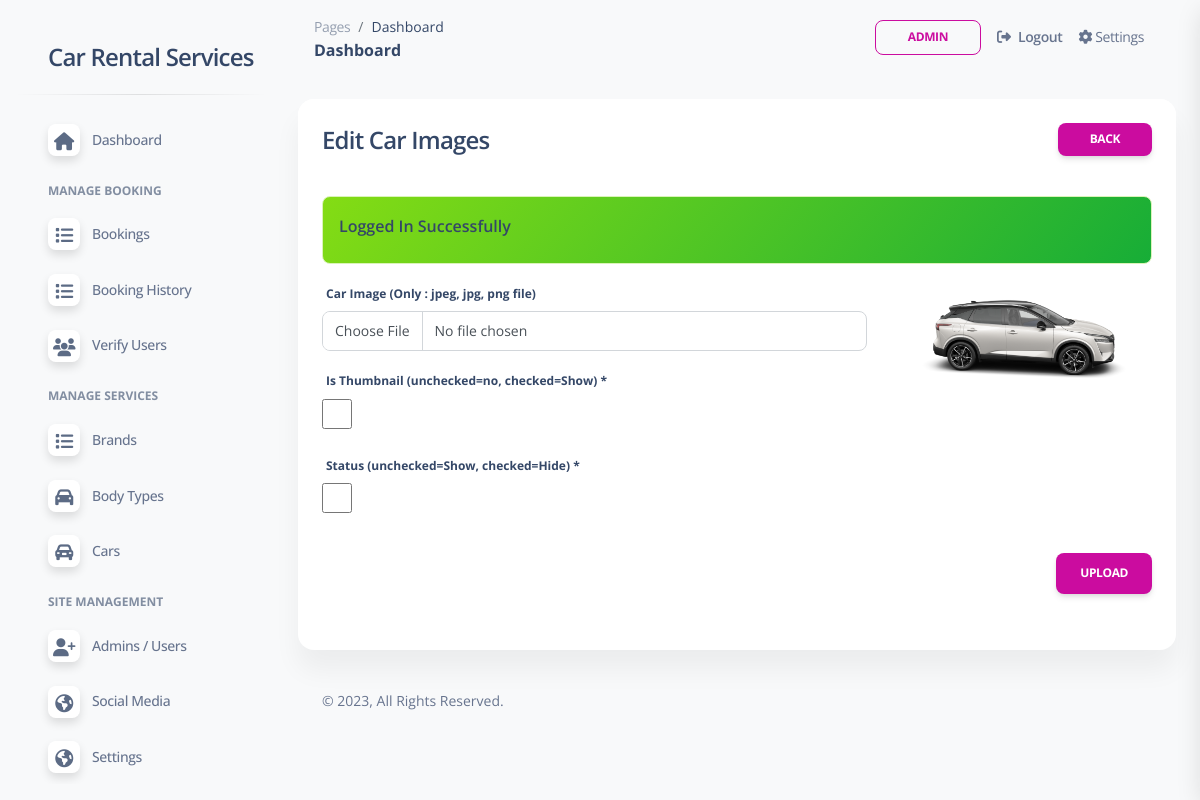
The page /admin/car-images-edit.php?id=9 (signed in) on the database its author committed.
### tables this page shows
CREATE TABLE `web_settings` (
  `id` int(11) UNSIGNED NOT NULL,
  `title` varchar(255) NOT NULL,
  `url` varchar(255) DEFAULT NULL,
  `description` varchar(1000) DEFAULT NULL,
  `logo` varchar(100) DEFAULT NULL,
  `address` varchar(500) DEFAULT NULL,
  `email1` varchar(100) DEFAULT NULL,
  `email2` varchar(100) DEFAULT NULL,
  `phone1` varchar(15) DEFAULT NULL,
  `phone2` varchar(15) DEFAULT NULL
);

CREATE TABLE `car_images` (
  `id` int(11) UNSIGNED NOT NULL,
  `car_id` int(11) NOT NULL,
  `image` varchar(200) NOT NULL,
  `is_thumbnail` tinyint(1) NOT NULL DEFAULT 0,
  `status` tinyint(1) NOT NULL DEFAULT 0
);

### admin/car-images-edit.php (the view, shortened to what this page needs)
<?php
include('includes/header.php');
$carImage = getById('car_images',checkParamId('id'));
?>
    <div class="row">
        <div class="col-12">
            <div class="card mb-4">
                <div class="card-header pb-0">
                    <h4>Edit Car Images
                        <a href="car-images.php?id=<?=$carImage['data']['car_id'];?>" class="btn btn-primary btn-sm float-end">Back</a>
                    </h4>
                </div>
                <div class="card-body">
                    <form action="code.php" method="POST" enctype="multipart/form-data">
                        <?php
                            if($carImage['status'] == 200){
                        ?>
                        <div class="row">
                            <div class="col-md-8 mb-3">
                                <div class="mb-3">
                                    <label>Car Image (Only : jpeg, jpg, png file)</label>
                                    <input type="file" name="image" class="form-control" />
                                </div>
                                <div class="mb-3">
                                    <label>Is Thumbnail (unchecked=no, checked=Show)  *</label>
                                    <br/>
                                    <input type="checkbox" style="width:30px;height:30px;" <?= $carImage['data']['is_thumbnail'] == true ? 'checked':''; ?> name="is_thumbnail" />
                                </div>
                                <div class="mb-3">
                                    <label>Status (unchecked=Show, checked=Hide)  *</label>
                                    <br/>
                                    <input type="checkbox" style="width:30px;height:30px;" <?= $carImage['data']['status'] == true ? 'checked':''; ?> name="status" />
                                </div>
                            </div>
                            <div class="col-md-4">
                                <?php if($carImage['data']['image'] != ''){ ?>
                                    <img src="<?= '../'.$carImage['data']['image']; ?>" class="w-100" alt="Brand" />
                                <?php }else{ echo "No Image"; } ?>
                            </div>
                        </div>
                        <div class="mb-3 text-end">
                            <button type="submit" name="updateImageUpload" class="btn btn-primary">Upload</button>
                        </div>
                        <?php
                            } else {
                                echo '<h5>'.$carImage['message'].'</h5>';
                            }
                        ?>
                    </form>
                </div>
            </div>
        </div>
    </div>
<?php include('includes/footer.php'); ?>

### admin/includes/sidebar.php (shortened to what this page needs)
<?php
$pageName = substr($_SERVER["SCRIPT_NAME"],strrpos($_SERVER["SCRIPT_NAME"],"/")+1);
?>
<aside class="sidenav navbar navbar-vertical navbar-expand-xs border-0 border-radius-xl my-3 fixed-start ms-3 " id="sidenav-main">
    <div class="sidenav-header">
      <a class="navbar-brand m-0" href="dashboard.php" target="_blank">
        <h4><?= webSetting('title') ?? 'Funda Services'; ?></h4>
      </a>
    </div>
    <hr class="horizontal dark mt-0">
    <div class="collapse navbar-collapse w-auto" id="sidenav-collapse-main">
      <ul class="navbar-nav">
        <li class="nav-item">
          <a class="nav-link
            <?= $pageName == "dashboard.php"?'active':'' ?>" href="dashboard.php">
            <div class="icon icon-shape icon-sm shadow border-radius-md bg-white text-center me-2 d-flex align-items-center justify-content-center">
                <i class="fa fa-home <?= $pageName == "dashboard.php"?'text-white':'text-dark' ?>   text-lg"></i>
            </div>
            <span class="nav-link-text ms-1">Dashboard</span>
          </a>
        </li>
        <li class="nav-item mt-3">
          <h6 class="ps-4 ms-2 text-uppercase text-xs font-weight-bolder opacity-6">Manage Booking</h6>
        </li>
        <li class="nav-item">
          <a class="nav-link  <?= $pageName == "bookings.php"?'active':'' ?>"  href="bookings.php">
            <div class="icon icon-shape icon-sm shadow border-radius-md bg-white text-center me-2 d-flex align-items-center justify-content-center">
                <i class="fa fa-list <?= $pageName == "bookings.php"?'text-white':'text-dark' ?>   text-lg"></i>
            </div>
            <span class="nav-link-text ms-1">Bookings</span>
          </a>
        </li>
        <li class="nav-item">
          <a class="nav-link <?= $pageName == "booking-history.php"?'active':'' ?>" href="booking-history.php">
            <div class="icon icon-shape icon-sm shadow border-radius-md bg-white text-center me-2 d-flex align-items-center justify-content-center">
                <i class="fa fa-list <?= $pageName == "booking-history.php"?'text-white':'text-dark' ?> text-lg"></i>
            </div>
            <span class="nav-link-text ms-1">Booking History</span>
          </a>
        </li>
        <li class="nav-item">
          <a class="nav-link <?= $pageName == "verify-users.php"?'active':'' ?>" href="verify-users.php">
            <div class="icon icon-shape icon-sm shadow border-radius-md bg-white text-center me-2 d-flex align-items-center justify-content-center">
                <i class="fa fa-users <?= $pageName == "verify-users.php"?'text-white':'text-dark' ?> text-lg"></i>
            </div>
            <span class="nav-link-text ms-1">Verify Users</span>
          </a>
        </li>
        <li class="nav-item mt-3">
          <h6 class="ps-4 ms-2 text-uppercase text-xs font-weight-bolder opacity-6">Manage Services</h6>
        </li>
        <li class="nav-item">
          <a class="nav-link <?= $pageName == "brands.php"?'active':'' ?>" href="brands.php">
            <div class="icon icon-shape icon-sm shadow border-radius-md bg-white text-center me-2 d-flex align-items-center justify-content-center">
                <i class="fa fa-list <?= $pageName == "brands.php"?'text-white':'text-dark' ?>   text-lg"></i>
            </div>
            <span class="nav-link-text ms-1">Brands</span>
          </a>
        </li>
        <li class="nav-item">
          <a class="nav-link
            <?= $pageName == "body-types.php"?'active':'' ?>"
            href="body-types.php">
            <div class="icon icon-shape icon-sm shadow border-radius-md bg-white text-center me-2 d-flex align-items-center justify-content-center">
                <i class="fa fa-car <?= $pageName == "body-types.php"?'text-white':'text-dark' ?>   text-lg"></i>
            </div>
            <span class="nav-link-text ms-1">Body Types</span>
          </a>
        </li>
        <li class="nav-item">
          <a class="nav-link <?= $pageName == "cars.php"?'active':'' ?>" href="cars.php">
            <div class="icon icon-shape icon-sm shadow border-radius-md bg-white text-center me-2 d-flex align-items-center justify-content-center">
                <i class="fa fa-car-alt <?= $pageName == "cars.php"?'text-white':'text-dark' ?>   text-lg"></i>
            </div>
            <span class="nav-link-text ms-1">Cars</span>
          </a>
        </li>
        <li class="nav-item mt-3">
          <h6 class="ps-4 ms-2 text-uppercase text-xs font-weight-bolder opacity-6">Site Management</h6>
        </li>
        <li class="nav-item">
          <a class="nav-link <?= $pageName == "users.php"?'active':'' ?>" href="users.php">
            <div class="icon icon-shape icon-sm shadow border-radius-md bg-white text-center me-2 d-flex align-items-center justify-content-center">
                <i class="fa fa-user-plus <?= $pageName == "users.php"?'text-white':'text-dark' ?>   text-lg"></i>
            </div>
            <span class="nav-link-text ms-1">Admins / Users</span>
          </a>
        </li>
        <li class="nav-item">
          <a class="nav-link <?= $pageName == "social-media.php"?'active':'' ?>" href="social-media.php">
            <div class="icon icon-shape icon-sm shadow border-radius-md bg-white text-center me-2 d-flex align-items-center justify-content-center">
                <i class="fa fa-globe <?= $pageName == "social-media.php"?'text-white':'text-dark' ?>   text-lg"></i>
            </div>
            <span class="nav-link-text ms-1">Social Media</span>
          </a>
        </li>
        <li class="nav-item">
          <a class="nav-link <?= $pageName == "settings.php"?'active':'' ?>"
          href="settings.php">
            <div class="icon icon-shape icon-sm shadow border-radius-md bg-white text-center me-2 d-flex align-items-center justify-content-center">
                <i class="fa fa-globe <?= $pageName == "settings.php"?'text-white':'text-dark' ?> text-lg" ></i>
            </div>
            <span class="nav-link-text ms-1">Settings</span>
          </a>
        </li>
      </ul>
    </div>
  </aside>

### admin/assets/css/nucleo-svg.css (style rules this page uses)
.icon { display: inline-block; color: #111111; height: 1em; width: 1em; }
.icon-sm { height: 0.8em; width: 0.8em; }
.icon { fill: currentColor; stroke: none; }

### rows shown on the page
web_settings: title "Car Rental Services"
car_images: image (picture)

### other values the page prints
$_SESSION['loggedInUser']['name'] "ADMIN"
$_SESSION['status'] "Logged In Successfully"
